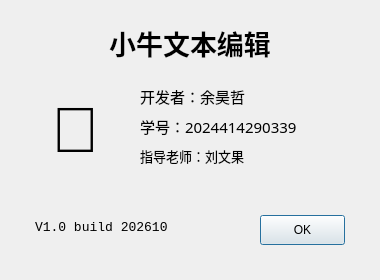
<?xml version="1.0" encoding="UTF-8"?>
<ui version="4.0">
 <class>AboutDialog</class>
 <widget class="QDialog" name="AboutDialog">
  <property name="geometry">
   <rect>
    <x>0</x>
    <y>0</y>
    <width>380</width>
    <height>280</height>
   </rect>
  </property>
  <property name="windowTitle">
   <string>关于</string>
  </property>
  <widget class="QLabel" name="labelTitle">
   <property name="geometry">
    <rect>
     <x>30</x>
     <y>20</y>
     <width>320</width>
     <height>45</height>
    </rect>
   </property>
   <property name="font">
    <font>
     <family>Microsoft YaHei</family>
     <pointsize>20</pointsize>
     <weight>75</weight>
     <bold>true</bold>
    </font>
   </property>
   <property name="text">
    <string>小牛文本编辑</string>
   </property>
   <property name="alignment">
    <set>Qt::AlignCenter</set>
   </property>
  </widget>
  <widget class="QLabel" name="labelIcon">
   <property name="geometry">
    <rect>
     <x>30</x>
     <y>80</y>
     <width>90</width>
     <height>100</height>
    </rect>
   </property>
   <property name="font">
    <font>
     <pointsize>48</pointsize>
    </font>
   </property>
   <property name="text">
    <string>📝</string>
   </property>
   <property name="alignment">
    <set>Qt::AlignCenter</set>
   </property>
  </widget>
  <widget class="QLabel" name="labelDev">
   <property name="geometry">
    <rect>
     <x>140</x>
     <y>85</y>
     <width>220</width>
     <height>22</height>
    </rect>
   </property>
   <property name="font">
    <font>
     <family>Microsoft YaHei</family>
     <pointsize>11</pointsize>
    </font>
   </property>
   <property name="text">
    <string>开发者：余昊哲</string>
   </property>
  </widget>
  <widget class="QLabel" name="labelId">
   <property name="geometry">
    <rect>
     <x>140</x>
     <y>115</y>
     <width>220</width>
     <height>22</height>
    </rect>
   </property>
   <property name="font">
    <font>
     <family>Microsoft YaHei</family>
     <pointsize>11</pointsize>
    </font>
   </property>
   <property name="text">
    <string>学号：2024414290339</string>
   </property>
  </widget>
  <widget class="QLabel" name="labelEmail">
   <property name="geometry">
    <rect>
     <x>140</x>
     <y>145</y>
     <width>220</width>
     <height>22</height>
    </rect>
   </property>
   <property name="font">
    <font>
     <family>Microsoft YaHei</family>
     <pointsize>10</pointsize>
    </font>
   </property>
   <property name="text">
    <string>指导老师：刘文果</string>
   </property>
  </widget>
  <widget class="QLabel" name="labelVersion">
   <property name="geometry">
    <rect>
     <x>35</x>
     <y>215</y>
     <width>200</width>
     <height>25</height>
    </rect>
   </property>
   <property name="font">
    <font>
     <family>Consolas</family>
     <pointsize>10</pointsize>
    </font>
   </property>
   <property name="text">
    <string>V1.0 build 202610</string>
   </property>
  </widget>
  <widget class="QPushButton" name="btnOk">
   <property name="geometry">
    <rect>
     <x>260</x>
     <y>215</y>
     <width>85</width>
     <height>30</height>
    </rect>
   </property>
   <property name="text">
    <string>OK</string>
   </property>
   <property name="default">
    <bool>true</bool>
   </property>
  </widget>
 </widget>
 <resources/>
 <connections/>
</ui>
